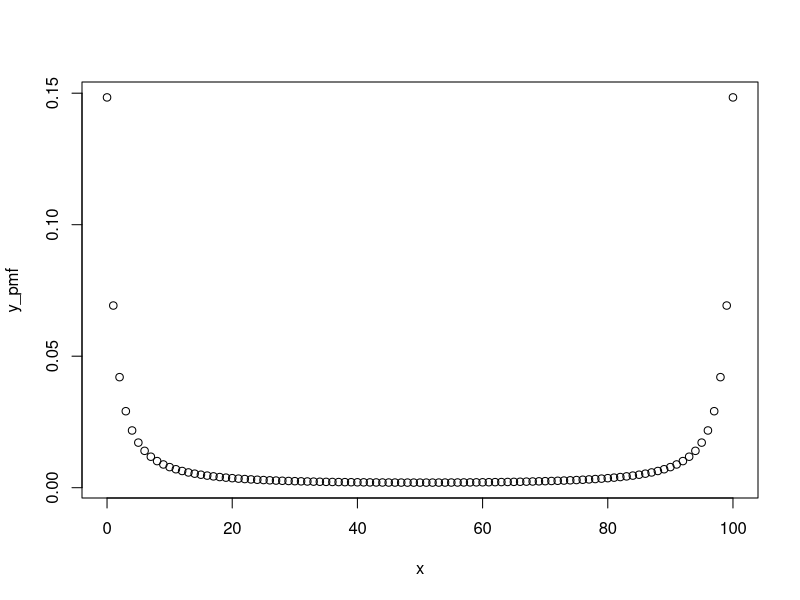
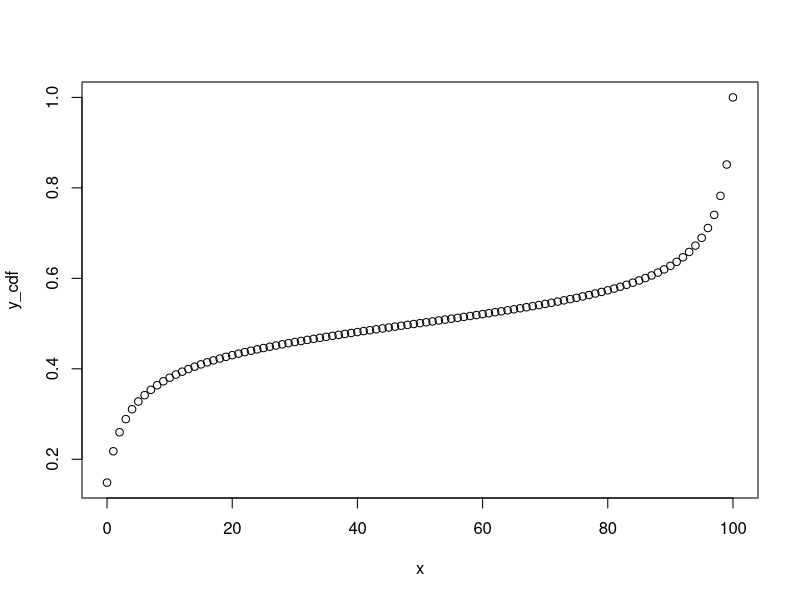
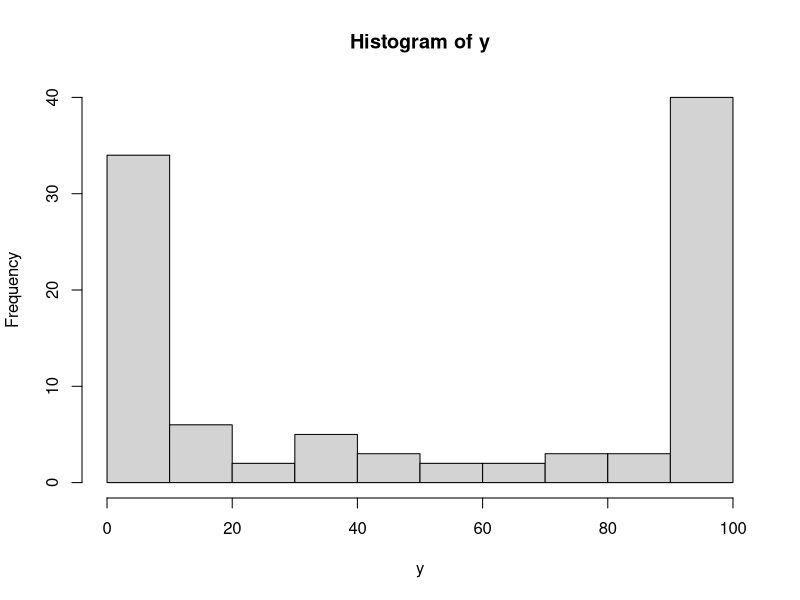

Write R code to recreate these figures, in order.
# Quasi-binomial Distribution

set.seed(42)

# Quasi-binomial thinning pmf
dqb <- function(x, p, theta, n){
    q <- 1-p
    num <- p*q*choose(n,x) * (p + x*theta)^(x-1) * (q + (n-x)*theta)^(n-x-1)
    den <- (1 + n*theta)^(n-1)
    y <- num/den
    return(y)
}

# Quasi-binomial thinning cdf
pqb <- function(x, p, theta, n){
    x_ <- 0:x
    y <- sum(sapply(x_, dqb, p=p, theta=theta, n=n))
    return(y)
}

# Simula valores da quase-binomial
rqb <- function(size, p, theta, n){
    x <- 0:n
    w <- sapply(x, dqb, p=p, theta=theta, n=n)
    y <- sample(x, size=size, replace=TRUE, prob=w)
    return(y)
}
    
n <- 100
p <- 0.5
theta <- 0.2
lambda <- 0.5

x <- 0:n

# Funções PMF e CDF
y_pmf <- sapply(x, dqb, p=p, theta=theta/lambda, n=n)
y_cdf <- sapply(x, pqb, p=p, theta=theta/lambda, n=n)
plot(x, y_pmf)
plot(x, y_cdf)

#####
# Amostra valores
y <- rqb(100, p, theta/lambda, n)
hist(y)
